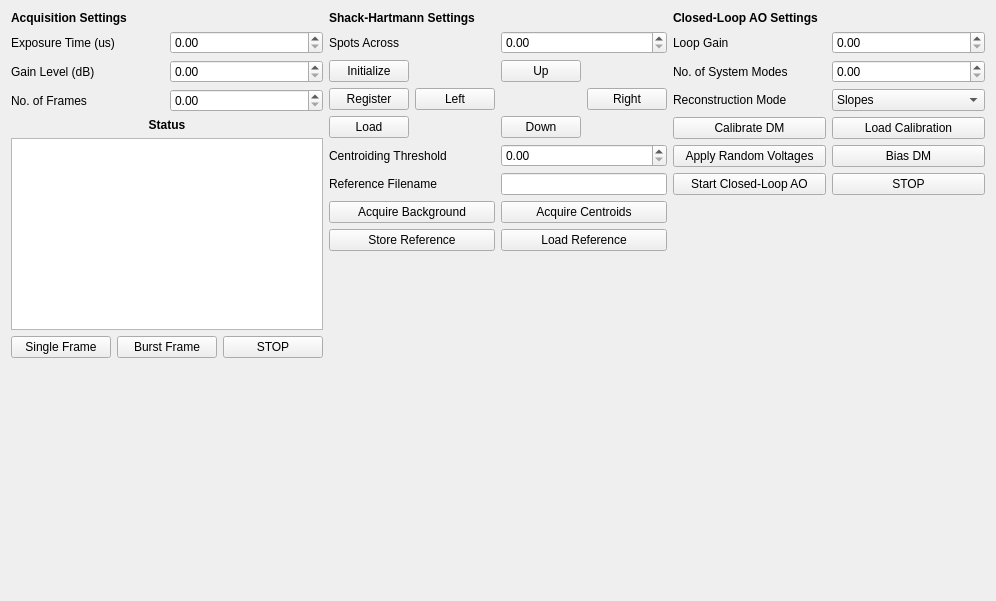
<?xml version="1.0" encoding="UTF-8"?>
<ui version="4.0">
 <class>ControlWidget</class>
 <widget class="QWidget" name="ControlWidget">
  <property name="geometry">
   <rect>
    <x>0</x>
    <y>0</y>
    <width>996</width>
    <height>601</height>
   </rect>
  </property>
  <property name="contextMenuPolicy">
   <enum>Qt::NoContextMenu</enum>
  </property>
  <property name="windowTitle">
   <string>Form</string>
  </property>
  <property name="toolTipDuration">
   <number>0</number>
  </property>
  <layout class="QGridLayout" name="gridLayout">
   <item row="0" column="0">
    <layout class="QHBoxLayout" name="horizontalLayout">
     <item>
      <layout class="QVBoxLayout" name="verticalLayout">
       <item>
        <widget class="QLabel" name="HeadingLabel_1">
         <property name="sizePolicy">
          <sizepolicy hsizetype="Preferred" vsizetype="Preferred">
           <horstretch>0</horstretch>
           <verstretch>0</verstretch>
          </sizepolicy>
         </property>
         <property name="font">
          <font>
           <weight>75</weight>
           <bold>true</bold>
          </font>
         </property>
         <property name="text">
          <string>Acquisition Settings</string>
         </property>
         <property name="alignment">
          <set>Qt::AlignLeading|Qt::AlignLeft|Qt::AlignVCenter</set>
         </property>
        </widget>
       </item>
       <item>
        <layout class="QHBoxLayout" name="horizontalLayout_2">
         <item>
          <widget class="QLabel" name="ExpoTimeLabel">
           <property name="text">
            <string>Exposure Time (us)</string>
           </property>
          </widget>
         </item>
         <item>
          <widget class="QDoubleSpinBox" name="ExpoTimeSpin"/>
         </item>
        </layout>
       </item>
       <item>
        <layout class="QHBoxLayout" name="horizontalLayout_3">
         <item>
          <widget class="QLabel" name="GainLevelLabel">
           <property name="text">
            <string>Gain Level (dB)</string>
           </property>
          </widget>
         </item>
         <item>
          <widget class="QDoubleSpinBox" name="GainLevelSpin"/>
         </item>
        </layout>
       </item>
       <item>
        <layout class="QHBoxLayout" name="horizontalLayout_5">
         <item>
          <widget class="QLabel" name="FrameNoLabel">
           <property name="text">
            <string>No. of Frames</string>
           </property>
          </widget>
         </item>
         <item>
          <widget class="QDoubleSpinBox" name="FrameNoSpin"/>
         </item>
        </layout>
       </item>
       <item>
        <widget class="QLabel" name="StatusLabel">
         <property name="font">
          <font>
           <weight>75</weight>
           <bold>true</bold>
          </font>
         </property>
         <property name="text">
          <string>Status</string>
         </property>
         <property name="alignment">
          <set>Qt::AlignCenter</set>
         </property>
        </widget>
       </item>
       <item>
        <widget class="QTextBrowser" name="StatusDisplay">
         <property name="sizePolicy">
          <sizepolicy hsizetype="Minimum" vsizetype="Fixed">
           <horstretch>0</horstretch>
           <verstretch>0</verstretch>
          </sizepolicy>
         </property>
        </widget>
       </item>
       <item>
        <layout class="QHBoxLayout" name="horizontalLayout_6">
         <item>
          <widget class="QPushButton" name="SingleFramePB">
           <property name="text">
            <string>Single Frame</string>
           </property>
          </widget>
         </item>
         <item>
          <widget class="QPushButton" name="BurstFramePB">
           <property name="text">
            <string>Burst Frame</string>
           </property>
          </widget>
         </item>
         <item>
          <widget class="QPushButton" name="StopAcqPB">
           <property name="text">
            <string>STOP</string>
           </property>
          </widget>
         </item>
        </layout>
       </item>
       <item>
        <spacer name="verticalSpacer">
         <property name="orientation">
          <enum>Qt::Vertical</enum>
         </property>
         <property name="sizeHint" stdset="0">
          <size>
           <width>20</width>
           <height>40</height>
          </size>
         </property>
        </spacer>
       </item>
      </layout>
     </item>
     <item>
      <layout class="QVBoxLayout" name="verticalLayout_2">
       <item>
        <widget class="QLabel" name="HeadingLabel_2">
         <property name="font">
          <font>
           <weight>75</weight>
           <bold>true</bold>
          </font>
         </property>
         <property name="text">
          <string>Shack-Hartmann Settings</string>
         </property>
        </widget>
       </item>
       <item>
        <layout class="QHBoxLayout" name="horizontalLayout_9">
         <item>
          <widget class="QLabel" name="SpotsAcrossLabel">
           <property name="text">
            <string>Spots Across</string>
           </property>
          </widget>
         </item>
         <item>
          <widget class="QDoubleSpinBox" name="SpotsAcrossSpin"/>
         </item>
        </layout>
       </item>
       <item>
        <layout class="QHBoxLayout" name="horizontalLayout_10">
         <item>
          <layout class="QVBoxLayout" name="verticalLayout_4">
           <item>
            <widget class="QPushButton" name="InitSearchBlockPB">
             <property name="sizePolicy">
              <sizepolicy hsizetype="Minimum" vsizetype="Fixed">
               <horstretch>0</horstretch>
               <verstretch>0</verstretch>
              </sizepolicy>
             </property>
             <property name="text">
              <string>Initialize</string>
             </property>
            </widget>
           </item>
           <item>
            <widget class="QPushButton" name="RegSearchBlockPB">
             <property name="text">
              <string>Register</string>
             </property>
            </widget>
           </item>
           <item>
            <widget class="QPushButton" name="LoadSearchBlockPB">
             <property name="text">
              <string>Load</string>
             </property>
            </widget>
           </item>
          </layout>
         </item>
         <item>
          <layout class="QGridLayout" name="gridLayout_2">
           <property name="sizeConstraint">
            <enum>QLayout::SetDefaultConstraint</enum>
           </property>
           <item row="2" column="3">
            <widget class="QPushButton" name="DownPB">
             <property name="text">
              <string>Down</string>
             </property>
            </widget>
           </item>
           <item row="1" column="2">
            <widget class="QPushButton" name="LeftPB">
             <property name="text">
              <string>Left</string>
             </property>
            </widget>
           </item>
           <item row="1" column="4">
            <widget class="QPushButton" name="RightPB">
             <property name="text">
              <string>Right</string>
             </property>
            </widget>
           </item>
           <item row="0" column="3">
            <widget class="QPushButton" name="UpPB">
             <property name="text">
              <string>Up</string>
             </property>
            </widget>
           </item>
          </layout>
         </item>
        </layout>
       </item>
       <item>
        <layout class="QHBoxLayout" name="horizontalLayout_11">
         <item>
          <widget class="QLabel" name="CentThresLabel">
           <property name="text">
            <string>Centroiding Threshold</string>
           </property>
          </widget>
         </item>
         <item>
          <widget class="QDoubleSpinBox" name="CentThresSpin"/>
         </item>
        </layout>
       </item>
       <item>
        <layout class="QHBoxLayout" name="horizontalLayout_12">
         <item>
          <widget class="QLabel" name="RefFileLabel">
           <property name="text">
            <string>Reference Filename</string>
           </property>
          </widget>
         </item>
         <item>
          <widget class="QLineEdit" name="RefFileEdit">
           <property name="sizePolicy">
            <sizepolicy hsizetype="Minimum" vsizetype="Fixed">
             <horstretch>0</horstretch>
             <verstretch>0</verstretch>
            </sizepolicy>
           </property>
          </widget>
         </item>
        </layout>
       </item>
       <item>
        <layout class="QGridLayout" name="gridLayout_3">
         <item row="0" column="0">
          <widget class="QPushButton" name="AcqBackPB">
           <property name="text">
            <string>Acquire Background</string>
           </property>
          </widget>
         </item>
         <item row="0" column="1">
          <widget class="QPushButton" name="AcqCentPB">
           <property name="text">
            <string>Acquire Centroids</string>
           </property>
          </widget>
         </item>
         <item row="1" column="0">
          <widget class="QPushButton" name="StoreRefPB">
           <property name="text">
            <string>Store Reference</string>
           </property>
          </widget>
         </item>
         <item row="1" column="1">
          <widget class="QPushButton" name="LoadRefPB">
           <property name="text">
            <string>Load Reference</string>
           </property>
          </widget>
         </item>
        </layout>
       </item>
       <item>
        <spacer name="verticalSpacer_2">
         <property name="orientation">
          <enum>Qt::Vertical</enum>
         </property>
         <property name="sizeHint" stdset="0">
          <size>
           <width>20</width>
           <height>40</height>
          </size>
         </property>
        </spacer>
       </item>
      </layout>
     </item>
     <item>
      <layout class="QVBoxLayout" name="verticalLayout_3">
       <item>
        <widget class="QLabel" name="HeadingLabel_3">
         <property name="font">
          <font>
           <weight>75</weight>
           <bold>true</bold>
          </font>
         </property>
         <property name="text">
          <string>Closed-Loop AO Settings</string>
         </property>
        </widget>
       </item>
       <item>
        <layout class="QHBoxLayout" name="horizontalLayout_13">
         <item>
          <widget class="QLabel" name="LoopGainLabel">
           <property name="text">
            <string>Loop Gain</string>
           </property>
          </widget>
         </item>
         <item>
          <widget class="QDoubleSpinBox" name="LoopGainSpin"/>
         </item>
        </layout>
       </item>
       <item>
        <layout class="QHBoxLayout" name="horizontalLayout_14">
         <item>
          <widget class="QLabel" name="SysModeNoLabel">
           <property name="text">
            <string>No. of System Modes</string>
           </property>
          </widget>
         </item>
         <item>
          <widget class="QDoubleSpinBox" name="SysModeNoSpin"/>
         </item>
        </layout>
       </item>
       <item>
        <layout class="QHBoxLayout" name="horizontalLayout_15">
         <item>
          <widget class="QLabel" name="ReconModeLabel">
           <property name="text">
            <string>Reconstruction Mode</string>
           </property>
          </widget>
         </item>
         <item>
          <widget class="QComboBox" name="ReconModeCombo">
           <item>
            <property name="text">
             <string>Slopes</string>
            </property>
           </item>
           <item>
            <property name="text">
             <string>Zernikes</string>
            </property>
           </item>
          </widget>
         </item>
        </layout>
       </item>
       <item>
        <layout class="QGridLayout" name="gridLayout_4">
         <item row="4" column="1">
          <widget class="QPushButton" name="StopAOPB">
           <property name="text">
            <string>STOP</string>
           </property>
          </widget>
         </item>
         <item row="0" column="1">
          <widget class="QPushButton" name="LoadCalibPB">
           <property name="text">
            <string>Load Calibration</string>
           </property>
          </widget>
         </item>
         <item row="0" column="0">
          <widget class="QPushButton" name="CalibDMPB">
           <property name="text">
            <string>Calibrate DM</string>
           </property>
          </widget>
         </item>
         <item row="4" column="0">
          <widget class="QPushButton" name="StartAOPB">
           <property name="text">
            <string>Start Closed-Loop AO</string>
           </property>
          </widget>
         </item>
         <item row="2" column="1">
          <widget class="QPushButton" name="BiasDMPB">
           <property name="text">
            <string>Bias DM</string>
           </property>
          </widget>
         </item>
         <item row="2" column="0">
          <widget class="QPushButton" name="ApplyRandVolPB">
           <property name="text">
            <string>Apply Random Voltages</string>
           </property>
          </widget>
         </item>
        </layout>
       </item>
       <item>
        <spacer name="verticalSpacer_3">
         <property name="orientation">
          <enum>Qt::Vertical</enum>
         </property>
         <property name="sizeHint" stdset="0">
          <size>
           <width>20</width>
           <height>40</height>
          </size>
         </property>
        </spacer>
       </item>
      </layout>
     </item>
    </layout>
   </item>
  </layout>
 </widget>
 <resources/>
 <connections/>
</ui>
